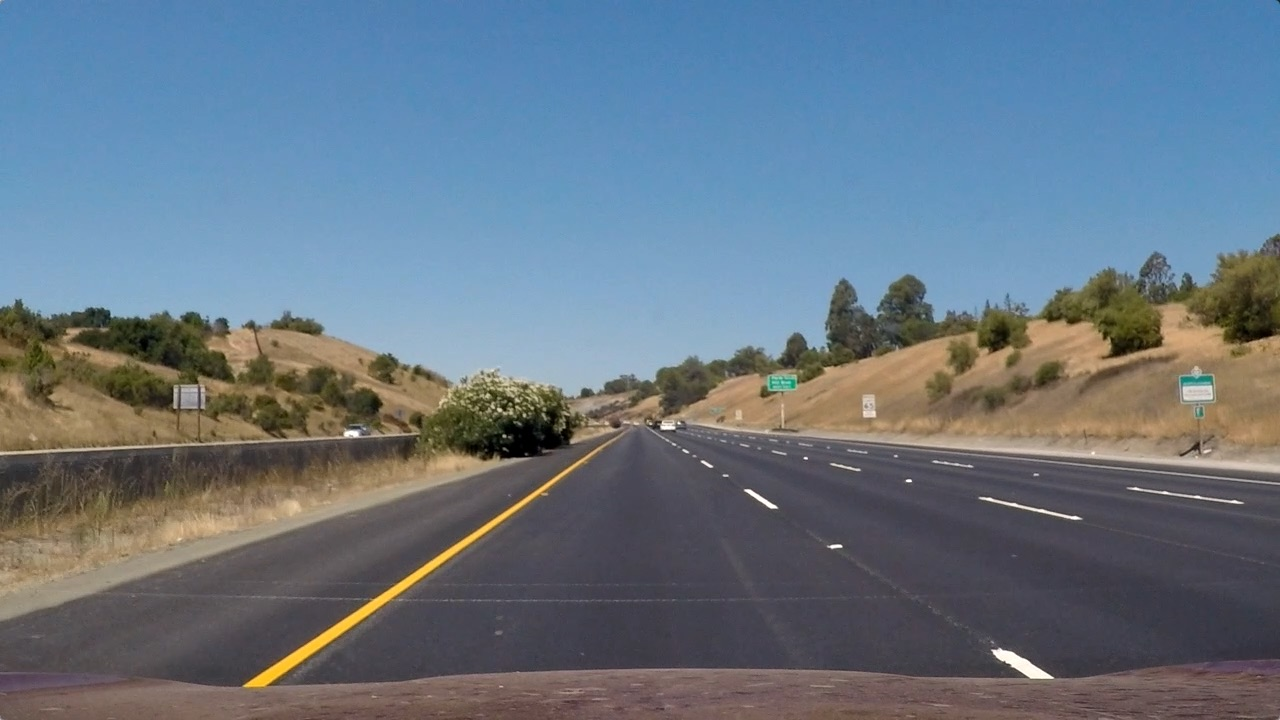
#> input picture images/test/straight_lines1.jpg, 1280 x 720 px
$ python thresholding.py   (older library calls are emulated)
#> lines starting #> are read from the running program, lines starting #| are printed output that depends on the picture; after the words box and inside, x2 and y2 are one past the last pixel; in counts of white or black regions, pixels touching at a corner belong together
#> (reads calibration.pkl from the repository)
### image_helper.py
import cv2
import matplotlib.image as mpimg

def rgb_image(filepath):
    """Load an image as RGB"""
#> called with filepath = 'images/test/straight_lines1.jpg'
    return mpimg.imread(filepath)
#> returned value is the input picture: shape (720, 1280, 3); mean R, G, B 103.2, 117.7, 131.2

def rgb_to_gray(img):
    """Convert an RGB image to Grayscale"""
    return cv2.cvtColor(img, cv2.COLOR_RGB2GRAY)

def rgb_to_hls(img):
    """Convert an RGB image to HLS"""
    return cv2.cvtColor(img, cv2.COLOR_RGB2HLS)

### distortion.py
from calibrate import load_calibration_data
import cv2
import pickle

class Distortion:
    def __init__(self, calibration_data_filepath):
        self.load_calibration_data(calibration_data_filepath)

    def load_calibration_data(self, filepath):
        self.mtx, self.dist = load_calibration_data(filepath)

    def undistort(self, img):
        return cv2.undistort(img, self.mtx, self.dist, None, self.mtx)

### transform.py
import cv2
import numpy as np

default_src_points = np.float32([[585.714, 456.34],
                                 [699.041, 456.34],
                                 [1029.17, 667.617],
                                 [290.454, 667.617]])

default_dst_points  = np.float32([[300, 70],
                                  [1000, 70],
                                  [1000, 600],
                                  [300, 600]])

class TopDownTransform:
    def __init__(self, src_points=default_src_points, dst_points=default_dst_points):
        self.src_points = src_points
        self.dst_points = dst_points

    def transform_matrix(self):
        return cv2.getPerspectiveTransform(self.src_points, self.dst_points)

    def inverse_transform_matrix(self):
        return cv2.getPerspectiveTransform(self.dst_points, self.src_points)

    def transform_to_top_down(self, img):
        return cv2.warpPerspective(img, self.transform_matrix(), img.shape[1::-1])

    def transform_from_top_down(self, img, size_img):
        return cv2.warpPerspective(img, self.inverse_transform_matrix(), size_img.shape[1::-1])

### calibrate.py
from image_helper import rgb_image, rgb_to_gray
import cv2
import glob
import numpy as np
import pickle


# [40 lines left out: function calibrate, not called in this run]

def load_calibration_data(filepath):
    with open(filepath, "rb") as f:
        data = pickle.load(f)
        mtx, dist = data["mtx"], data["dist"]
        return mtx, dist

# [6 lines left out: function save_calibration_data, not called in this run]

# [2 lines that do not run on import are left out]

### thresholding.py
from distortion import Distortion
from image_helper import rgb_to_gray, rgb_to_hls, rgb_image
from transform import TopDownTransform
import cv2
import matplotlib.pyplot as plt
import numpy as np
import thresholding

# [105 lines left out: functions abs_sobel_thresh, mag_thresh, dir_thresh, saturation_thresh, red_thresh, pipeline, not called in this run]
#> in abs_sobel_thresh, `sobel = cv2.Sobel(gray, cv2.CV_64F, 1, 0)`:
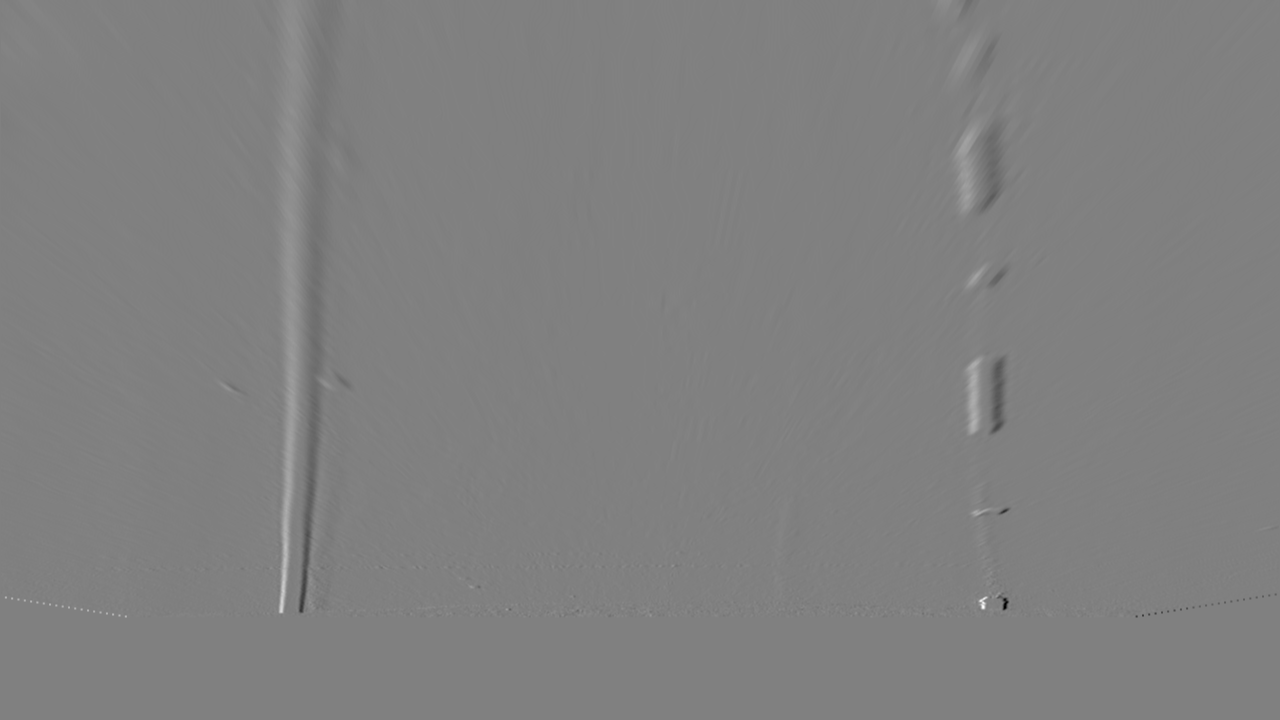
#> sobel: shape (720, 1280) float64; min -419, max 412, mean -0.1; drawn with min black and max white
    saturation = saturation_thresh(img, thresh=(120, 255))
    reds = red_thresh(img, thresh=(180, 255))

    combined = np.zeros_like(saturation)
    combined[((reds == 1) | (saturation == 1)) | (gradx == 1)] = 1

    return combined

if __name__ == "__main__":
    transform = TopDownTransform()
    distortion = Distortion(calibration_data_filepath="./calibration.pkl")

    filepath = "images/test/straight_lines1.jpg"
    image = rgb_image(filepath)
    image = distortion.undistort(image)
    topdown = transform.transform_to_top_down(image)
    image = thresholding.pipeline(topdown)
#> in pipeline, `gradx = abs_sobel_thresh(img, orient='x', sobel_kernel=ksize, thresh=(..`:
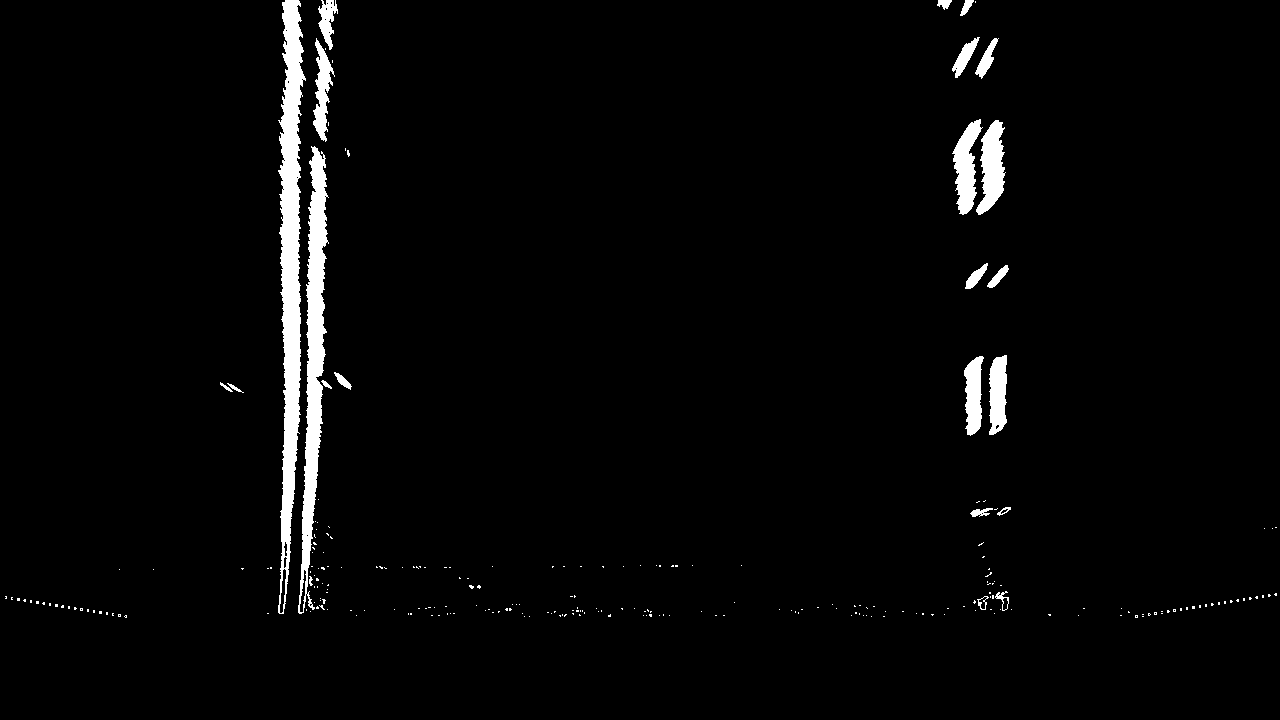
#> gradx: shape (720, 1280); values 0 (black) and 1 (white), 2.7% white; 263 white regions (240 under 20 px), largest, box (x1, y1, x2, y2) and area: (278, 0, 306, 614) 9045, (298, 146, 329, 614) 6139, (976, 120, 1006, 215) 1674
#> in rgb_to_hls, `return cv2.cvtColor(img, cv2.COLOR_RGB2HLS)`: returned value: shape (720, 1280, 3); mean of channels 0, 1, 2 96.5, 73.9, 17.3
#> in saturation_thresh, `S = hls[:,:,2]`:
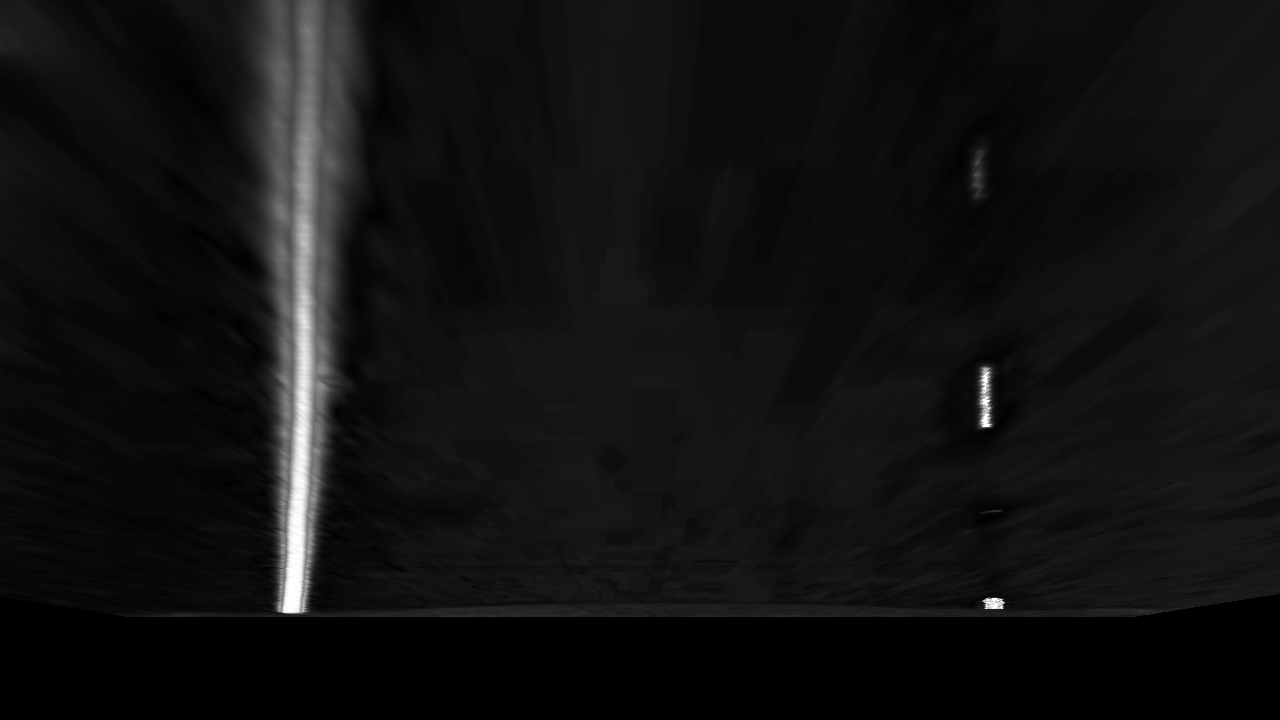
#> S: shape (720, 1280); min 0, max 255, mean 17.3
#> in pipeline, `saturation = saturation_thresh(img, thresh=(120, 255))`: saturation: shape (720, 1280); values 0 (black) and 1 (white), 1.2% white; 27 white regions (18 under 20 px), largest, box (x1, y1, x2, y2) and area: (278, 104, 325, 613) 10525, (980, 367, 991, 427) 312, (983, 598, 1005, 609) 146
#> in pipeline, `reds = red_thresh(img, thresh=(180, 255))`: reds: shape (720, 1280); values 0 (black) and 1 (white), 1.9% white; 7 white regions (1 under 20 px), largest, box (x1, y1, x2, y2) and area: (281, 0, 323, 613) 14216, (964, 130, 993, 209) 1701, (973, 360, 999, 432) 1478, (981, 597, 1007, 610) 213, (978, 274, 996, 283) 99, (978, 509, 1005, 515) 96
#> image: shape (720, 1280); values 0 (black) and 1 (white), 3.7% white; 244 white regions (231 under 20 px), largest, box (x1, y1, x2, y2) and area: (278, 0, 338, 614) 24092, (952, 119, 1006, 215) 3840, (964, 355, 1007, 436) 2801

    image_color = (np.dstack((image, image, image))*[0, 255, 0]).astype(np.uint8)
    print(image_color.dtype, topdown.dtype)
#| uint8 uint8
    new_image = cv2.addWeighted(topdown, 1, image_color, 1, 0)
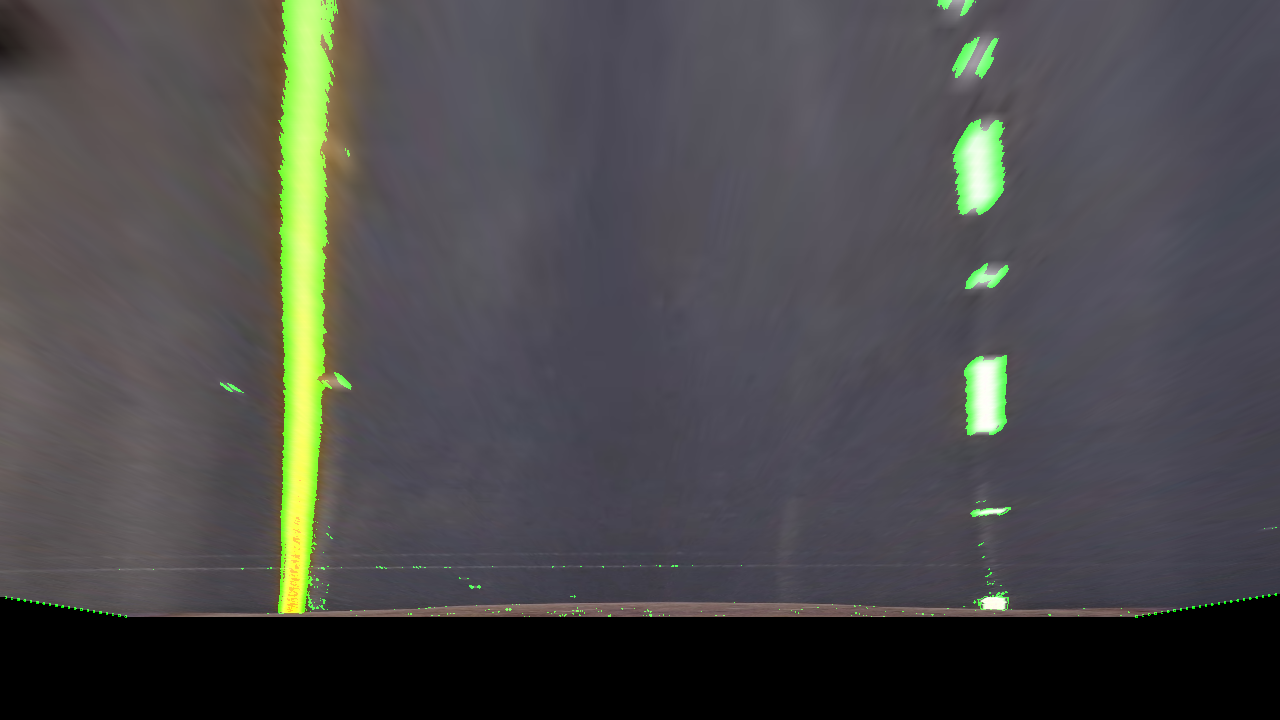
#> new_image: shape (720, 1280, 3); mean R, G, B 74.7, 74.4, 74.6
    plt.imshow(image_color)
    plt.show()
